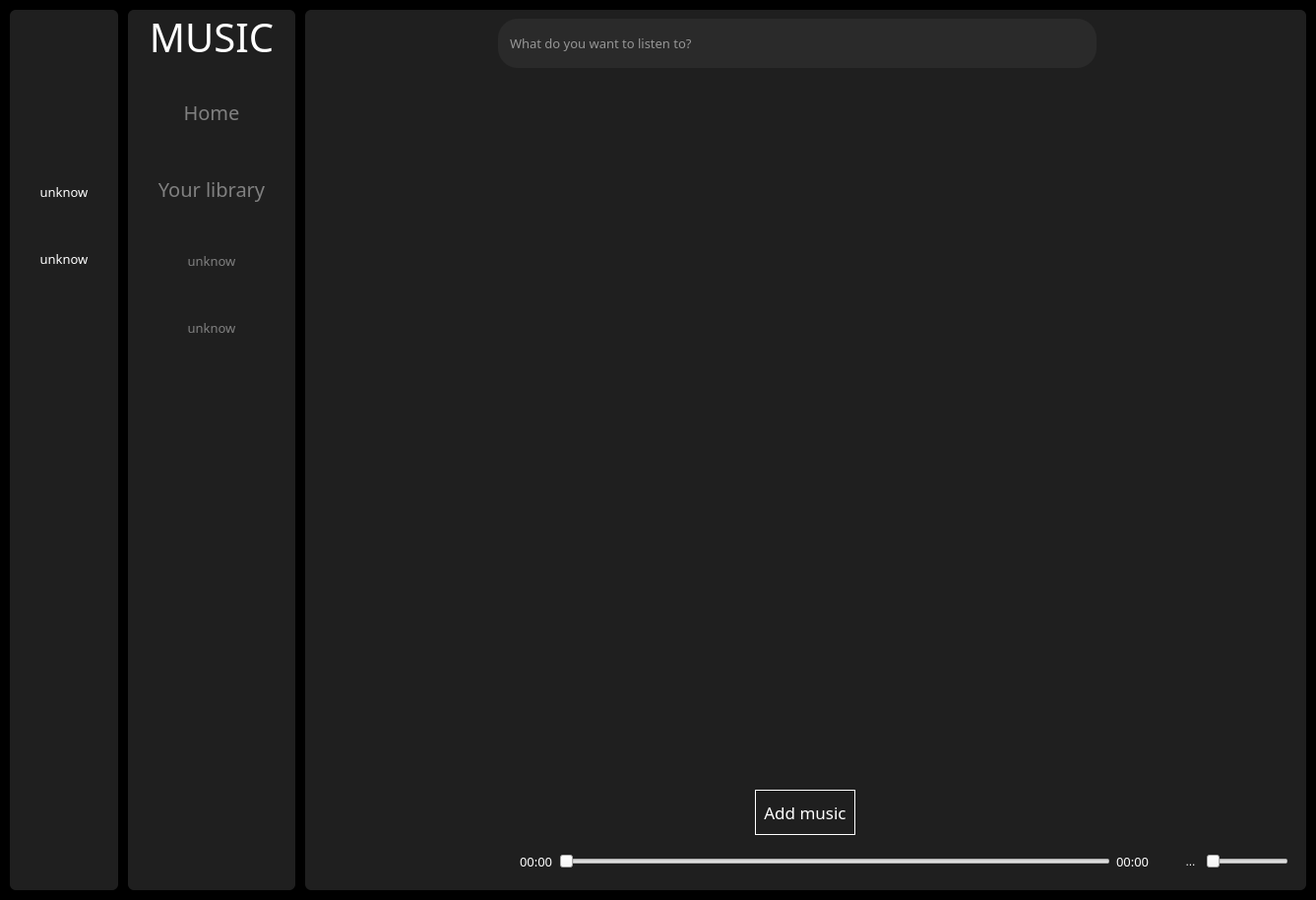
<?xml version="1.0" encoding="UTF-8"?>
<ui version="4.0">
 <class>MainWindow</class>
 <widget class="QMainWindow" name="MainWindow">
  <property name="geometry">
   <rect>
    <x>0</x>
    <y>0</y>
    <width>1337</width>
    <height>914</height>
   </rect>
  </property>
  <property name="font">
   <font>
    <family>Arial Rounded MT Bold</family>
    <pointsize>10</pointsize>
   </font>
  </property>
  <property name="windowTitle">
   <string>MainWindow</string>
  </property>
  <widget class="QWidget" name="centralwidget">
   <property name="styleSheet">
    <string notr="true">*{
border:none;
padding: 0px;
margin:0px;
color:#fff
}

#centralwidget{
background-color: black;
}

#icon_only_widget, #full_menu_widget, #main_widget, #listWidget{
background-color:#1f1f1f;
border-radius:6px
}

#icon_only_widget QPushButton {
border:none;
padding:10px 30px;
border-radius:10px
}

#icon_only_widget QPushButton:hover {
border-radius:0px;
background-color: rgba(236, 236, 236, 0.1);
}

#full_menu_widget QPushButton {
border:none;
padding:10px 30px;
border-radius:10px;
color: gray
}

#full_menu_widget QPushButton:hover {
border-radius:0px;
background-color: rgba(236, 236, 236, 0.1);
}

#full_menu_widget QPushButton:checked {
color:white;
}

#search_input{
border:none;
padding: 15px 10px;
border-radius: 20px;
background-color: #2A2A2A;
color:white;
}

#search_input:hover {
border: 1px solid gray
}

#search_input:focus {
border: 2px solid white
}

#signup_btn{
padding: 10px;
color: #A2A2A2;
}

#signup_btn:hover{
color:white
}

#add_music_btn {
border: 1px solid white;
border_radius: 6px;
padding:10px 8px
}

#add_music_btn:hover {
background-color:white;
color:black
}

#listWidget{
selection-background-color: rgb(255, 255, 82);
selection-color: rgb(66, 66, 66);
padding:10px;
font: 10pt &quot;Arial Rounded MT Bold&quot;;
}</string>
   </property>
   <layout class="QGridLayout" name="gridLayout">
    <property name="leftMargin">
     <number>10</number>
    </property>
    <property name="topMargin">
     <number>10</number>
    </property>
    <property name="rightMargin">
     <number>10</number>
    </property>
    <property name="bottomMargin">
     <number>10</number>
    </property>
    <property name="spacing">
     <number>10</number>
    </property>
    <item row="0" column="0">
     <widget class="QWidget" name="icon_only_widget" native="true">
      <layout class="QVBoxLayout" name="verticalLayout_3">
       <property name="spacing">
        <number>0</number>
       </property>
       <property name="leftMargin">
        <number>0</number>
       </property>
       <property name="topMargin">
        <number>0</number>
       </property>
       <property name="rightMargin">
        <number>0</number>
       </property>
       <property name="bottomMargin">
        <number>0</number>
       </property>
       <item>
        <layout class="QHBoxLayout" name="logo_layout">
         <property name="spacing">
          <number>0</number>
         </property>
         <property name="bottomMargin">
          <number>0</number>
         </property>
         <item alignment="Qt::AlignVCenter">
          <widget class="QLabel" name="label">
           <property name="minimumSize">
            <size>
             <width>0</width>
             <height>0</height>
            </size>
           </property>
           <property name="maximumSize">
            <size>
             <width>60</width>
             <height>60</height>
            </size>
           </property>
           <property name="font">
            <font>
             <family>Arial Rounded MT Bold</family>
             <pointsize>5</pointsize>
            </font>
           </property>
           <property name="text">
            <string/>
           </property>
           <property name="pixmap">
            <pixmap>resources3.qrc/icons8-music-50.png</pixmap>
           </property>
           <property name="scaledContents">
            <bool>true</bool>
           </property>
           <property name="alignment">
            <set>Qt::AlignCenter</set>
           </property>
           <property name="margin">
            <number>10</number>
           </property>
          </widget>
         </item>
        </layout>
       </item>
       <item>
        <layout class="QVBoxLayout" name="verticalLayout">
         <property name="spacing">
          <number>30</number>
         </property>
         <property name="leftMargin">
          <number>0</number>
         </property>
         <property name="topMargin">
          <number>20</number>
         </property>
         <property name="rightMargin">
          <number>0</number>
         </property>
         <property name="bottomMargin">
          <number>0</number>
         </property>
         <item>
          <widget class="QPushButton" name="home_btn">
           <property name="text">
            <string/>
           </property>
           <property name="icon">
            <iconset>
             <normaloff>resources3.qrc/House.svg</normaloff>resources3.qrc/House.svg</iconset>
           </property>
           <property name="iconSize">
            <size>
             <width>40</width>
             <height>40</height>
            </size>
           </property>
           <property name="checkable">
            <bool>true</bool>
           </property>
           <property name="autoExclusive">
            <bool>true</bool>
           </property>
          </widget>
         </item>
         <item>
          <widget class="QPushButton" name="library_btn">
           <property name="text">
            <string/>
           </property>
           <property name="icon">
            <iconset>
             <normaloff>resources3.qrc/Playlist.svg</normaloff>resources3.qrc/Playlist.svg</iconset>
           </property>
           <property name="iconSize">
            <size>
             <width>40</width>
             <height>40</height>
            </size>
           </property>
           <property name="checkable">
            <bool>true</bool>
           </property>
           <property name="autoExclusive">
            <bool>true</bool>
           </property>
          </widget>
         </item>
         <item>
          <widget class="QPushButton" name="pushButton_4">
           <property name="text">
            <string>unknow</string>
           </property>
           <property name="checkable">
            <bool>true</bool>
           </property>
           <property name="autoExclusive">
            <bool>true</bool>
           </property>
          </widget>
         </item>
         <item>
          <widget class="QPushButton" name="pushButton_5">
           <property name="text">
            <string>unknow</string>
           </property>
           <property name="checkable">
            <bool>true</bool>
           </property>
           <property name="autoExclusive">
            <bool>true</bool>
           </property>
          </widget>
         </item>
        </layout>
       </item>
       <item>
        <spacer name="verticalSpacer">
         <property name="orientation">
          <enum>Qt::Vertical</enum>
         </property>
         <property name="sizeHint" stdset="0">
          <size>
           <width>20</width>
           <height>522</height>
          </size>
         </property>
        </spacer>
       </item>
      </layout>
     </widget>
    </item>
    <item row="0" column="1">
     <widget class="QWidget" name="full_menu_widget" native="true">
      <layout class="QVBoxLayout" name="verticalLayout_4">
       <property name="spacing">
        <number>5</number>
       </property>
       <property name="leftMargin">
        <number>0</number>
       </property>
       <property name="topMargin">
        <number>0</number>
       </property>
       <property name="rightMargin">
        <number>0</number>
       </property>
       <property name="bottomMargin">
        <number>0</number>
       </property>
       <item>
        <widget class="QLabel" name="label_3">
         <property name="font">
          <font>
           <family>Arial Rounded MT Bold</family>
           <pointsize>30</pointsize>
          </font>
         </property>
         <property name="text">
          <string>MUSIC</string>
         </property>
         <property name="alignment">
          <set>Qt::AlignCenter</set>
         </property>
         <property name="margin">
          <number>0</number>
         </property>
        </widget>
       </item>
       <item>
        <layout class="QVBoxLayout" name="verticalLayout_2">
         <property name="spacing">
          <number>30</number>
         </property>
         <property name="leftMargin">
          <number>0</number>
         </property>
         <property name="topMargin">
          <number>20</number>
         </property>
         <property name="rightMargin">
          <number>0</number>
         </property>
         <property name="bottomMargin">
          <number>0</number>
         </property>
         <item>
          <widget class="QPushButton" name="home_btn_2">
           <property name="font">
            <font>
             <family>Arial Rounded MT Bold</family>
             <pointsize>15</pointsize>
            </font>
           </property>
           <property name="text">
            <string>Home</string>
           </property>
           <property name="icon">
            <iconset>
             <normaloff>resources3.qrc/House.svg</normaloff>resources3.qrc/House.svg</iconset>
           </property>
           <property name="iconSize">
            <size>
             <width>40</width>
             <height>40</height>
            </size>
           </property>
           <property name="checkable">
            <bool>true</bool>
           </property>
           <property name="autoExclusive">
            <bool>true</bool>
           </property>
          </widget>
         </item>
         <item>
          <widget class="QPushButton" name="library_btn_2">
           <property name="font">
            <font>
             <family>Arial Rounded MT Bold</family>
             <pointsize>15</pointsize>
            </font>
           </property>
           <property name="text">
            <string>Your library</string>
           </property>
           <property name="icon">
            <iconset>
             <normaloff>resources3.qrc/Playlist.svg</normaloff>resources3.qrc/Playlist.svg</iconset>
           </property>
           <property name="iconSize">
            <size>
             <width>40</width>
             <height>40</height>
            </size>
           </property>
           <property name="checkable">
            <bool>true</bool>
           </property>
           <property name="autoExclusive">
            <bool>true</bool>
           </property>
          </widget>
         </item>
         <item>
          <widget class="QPushButton" name="pushButton_10">
           <property name="text">
            <string>unknow</string>
           </property>
           <property name="checkable">
            <bool>true</bool>
           </property>
           <property name="autoExclusive">
            <bool>true</bool>
           </property>
          </widget>
         </item>
         <item>
          <widget class="QPushButton" name="pushButton_11">
           <property name="text">
            <string>unknow</string>
           </property>
           <property name="checkable">
            <bool>true</bool>
           </property>
           <property name="autoExclusive">
            <bool>true</bool>
           </property>
          </widget>
         </item>
        </layout>
       </item>
       <item>
        <spacer name="verticalSpacer_2">
         <property name="orientation">
          <enum>Qt::Vertical</enum>
         </property>
         <property name="sizeHint" stdset="0">
          <size>
           <width>20</width>
           <height>511</height>
          </size>
         </property>
        </spacer>
       </item>
      </layout>
     </widget>
    </item>
    <item row="0" column="2">
     <widget class="QWidget" name="main_widget" native="true">
      <layout class="QVBoxLayout" name="verticalLayout_5">
       <property name="spacing">
        <number>0</number>
       </property>
       <property name="leftMargin">
        <number>0</number>
       </property>
       <property name="topMargin">
        <number>0</number>
       </property>
       <property name="rightMargin">
        <number>0</number>
       </property>
       <property name="bottomMargin">
        <number>0</number>
       </property>
       <item>
        <widget class="QWidget" name="header_page" native="true">
         <property name="minimumSize">
          <size>
           <width>0</width>
           <height>40</height>
          </size>
         </property>
         <layout class="QHBoxLayout" name="horizontalLayout_3">
          <item>
           <widget class="QPushButton" name="menu_btn">
            <property name="text">
             <string/>
            </property>
            <property name="icon">
             <iconset>
              <normaloff>resources3.qrc/icons8-menu-50.png</normaloff>resources3.qrc/icons8-menu-50.png</iconset>
            </property>
            <property name="iconSize">
             <size>
              <width>40</width>
              <height>40</height>
             </size>
            </property>
            <property name="checkable">
             <bool>true</bool>
            </property>
           </widget>
          </item>
          <item>
           <spacer name="horizontalSpacer">
            <property name="orientation">
             <enum>Qt::Horizontal</enum>
            </property>
            <property name="sizeType">
             <enum>QSizePolicy::Fixed</enum>
            </property>
            <property name="sizeHint" stdset="0">
             <size>
              <width>150</width>
              <height>20</height>
             </size>
            </property>
           </spacer>
          </item>
          <item>
           <layout class="QHBoxLayout" name="horizontalLayout">
            <property name="rightMargin">
             <number>30</number>
            </property>
            <item>
             <widget class="QLineEdit" name="search_input">
              <property name="minimumSize">
               <size>
                <width>0</width>
                <height>0</height>
               </size>
              </property>
              <property name="font">
               <font>
                <family>Arial Rounded MT Bold</family>
                <pointsize>10</pointsize>
               </font>
              </property>
              <property name="placeholderText">
               <string>What do you want to listen to?</string>
              </property>
             </widget>
            </item>
            <item>
             <widget class="QPushButton" name="search_btn">
              <property name="text">
               <string/>
              </property>
              <property name="icon">
               <iconset>
                <normaloff>resources3.qrc/icons8-search-50.png</normaloff>resources3.qrc/icons8-search-50.png</iconset>
              </property>
              <property name="iconSize">
               <size>
                <width>40</width>
                <height>40</height>
               </size>
              </property>
             </widget>
            </item>
           </layout>
          </item>
          <item>
           <spacer name="horizontalSpacer_2">
            <property name="orientation">
             <enum>Qt::Horizontal</enum>
            </property>
            <property name="sizeType">
             <enum>QSizePolicy::Fixed</enum>
            </property>
            <property name="sizeHint" stdset="0">
             <size>
              <width>100</width>
              <height>20</height>
             </size>
            </property>
           </spacer>
          </item>
          <item>
           <layout class="QHBoxLayout" name="horizontalLayout_2">
            <item>
             <widget class="QPushButton" name="account_btn">
              <property name="font">
               <font>
                <family>Arial Rounded MT Bold</family>
                <pointsize>10</pointsize>
               </font>
              </property>
              <property name="text">
               <string/>
              </property>
              <property name="icon">
               <iconset>
                <normaloff>resources3.qrc/icons8-male-user-50.png</normaloff>resources3.qrc/icons8-male-user-50.png</iconset>
              </property>
              <property name="iconSize">
               <size>
                <width>40</width>
                <height>40</height>
               </size>
              </property>
             </widget>
            </item>
           </layout>
          </item>
         </layout>
        </widget>
       </item>
       <item>
        <widget class="QStackedWidget" name="stacked_widget">
         <property name="currentIndex">
          <number>0</number>
         </property>
         <widget class="QWidget" name="home_widget">
          <layout class="QVBoxLayout" name="verticalLayout_6">
           <item>
            <widget class="QWidget" name="music_list" native="true">
             <layout class="QVBoxLayout" name="verticalLayout_7">
              <property name="spacing">
               <number>0</number>
              </property>
              <property name="leftMargin">
               <number>0</number>
              </property>
              <property name="topMargin">
               <number>0</number>
              </property>
              <property name="rightMargin">
               <number>0</number>
              </property>
              <property name="bottomMargin">
               <number>0</number>
              </property>
              <item>
               <widget class="QListWidget" name="listWidget"/>
              </item>
              <item alignment="Qt::AlignHCenter">
               <widget class="QPushButton" name="add_music_btn">
                <property name="font">
                 <font>
                  <family>Arial Rounded MT Bold</family>
                  <pointsize>13</pointsize>
                 </font>
                </property>
                <property name="text">
                 <string>Add music</string>
                </property>
               </widget>
              </item>
             </layout>
            </widget>
           </item>
           <item>
            <widget class="QWidget" name="music_btn" native="true">
             <layout class="QHBoxLayout" name="horizontalLayout_7">
              <item>
               <layout class="QHBoxLayout" name="horizontalLayout_6">
                <item>
                 <widget class="QPushButton" name="play_btn">
                  <property name="text">
                   <string/>
                  </property>
                  <property name="icon">
                   <iconset>
                    <normaloff>resources3.qrc/play.png</normaloff>resources3.qrc/play.png</iconset>
                  </property>
                  <property name="iconSize">
                   <size>
                    <width>40</width>
                    <height>40</height>
                   </size>
                  </property>
                 </widget>
                </item>
                <item>
                 <widget class="QPushButton" name="pause_btn">
                  <property name="text">
                   <string/>
                  </property>
                  <property name="icon">
                   <iconset>
                    <normaloff>resources3.qrc/pause.png</normaloff>resources3.qrc/pause.png</iconset>
                  </property>
                  <property name="iconSize">
                   <size>
                    <width>40</width>
                    <height>40</height>
                   </size>
                  </property>
                 </widget>
                </item>
                <item>
                 <widget class="QPushButton" name="stop_btn">
                  <property name="text">
                   <string/>
                  </property>
                  <property name="icon">
                   <iconset>
                    <normaloff>resources3.qrc/stop.png</normaloff>resources3.qrc/stop.png</iconset>
                  </property>
                  <property name="iconSize">
                   <size>
                    <width>40</width>
                    <height>40</height>
                   </size>
                  </property>
                 </widget>
                </item>
                <item>
                 <widget class="QPushButton" name="previous_btn">
                  <property name="text">
                   <string/>
                  </property>
                  <property name="icon">
                   <iconset>
                    <normaloff>resources3.qrc/back.png</normaloff>resources3.qrc/back.png</iconset>
                  </property>
                  <property name="iconSize">
                   <size>
                    <width>40</width>
                    <height>40</height>
                   </size>
                  </property>
                 </widget>
                </item>
                <item>
                 <widget class="QPushButton" name="next_btn">
                  <property name="text">
                   <string/>
                  </property>
                  <property name="icon">
                   <iconset>
                    <normaloff>resources3.qrc/next.png</normaloff>resources3.qrc/next.png</iconset>
                  </property>
                  <property name="iconSize">
                   <size>
                    <width>40</width>
                    <height>40</height>
                   </size>
                  </property>
                 </widget>
                </item>
               </layout>
              </item>
              <item>
               <layout class="QHBoxLayout" name="horizontalLayout_5">
                <property name="leftMargin">
                 <number>10</number>
                </property>
                <property name="rightMargin">
                 <number>10</number>
                </property>
                <item>
                 <widget class="QLabel" name="start_time_label">
                  <property name="font">
                   <font>
                    <family>Arial Rounded MT Bold</family>
                    <pointsize>10</pointsize>
                   </font>
                  </property>
                  <property name="text">
                   <string>00:00</string>
                  </property>
                 </widget>
                </item>
                <item>
                 <widget class="QSlider" name="music_slider">
                  <property name="orientation">
                   <enum>Qt::Horizontal</enum>
                  </property>
                 </widget>
                </item>
                <item>
                 <widget class="QLabel" name="end_time_label">
                  <property name="font">
                   <font>
                    <family>Arial Rounded MT Bold</family>
                    <pointsize>10</pointsize>
                   </font>
                  </property>
                  <property name="text">
                   <string>00:00</string>
                  </property>
                 </widget>
                </item>
               </layout>
              </item>
              <item>
               <layout class="QHBoxLayout" name="horizontalLayout_4">
                <property name="leftMargin">
                 <number>0</number>
                </property>
                <item alignment="Qt::AlignRight">
                 <widget class="QLabel" name="label_4">
                  <property name="font">
                   <font>
                    <family>Arial Rounded MT Bold</family>
                    <pointsize>13</pointsize>
                   </font>
                  </property>
                  <property name="text">
                   <string/>
                  </property>
                 </widget>
                </item>
                <item>
                 <widget class="QToolButton" name="toolButton">
                  <property name="text">
                   <string>...</string>
                  </property>
                  <property name="icon">
                   <iconset>
                    <normaloff>resources3.qrc/volume_white.png</normaloff>resources3.qrc/volume_white.png</iconset>
                  </property>
                  <property name="iconSize">
                   <size>
                    <width>30</width>
                    <height>30</height>
                   </size>
                  </property>
                 </widget>
                </item>
                <item alignment="Qt::AlignRight">
                 <widget class="QSlider" name="volume_slider">
                  <property name="minimumSize">
                   <size>
                    <width>0</width>
                    <height>0</height>
                   </size>
                  </property>
                  <property name="orientation">
                   <enum>Qt::Horizontal</enum>
                  </property>
                 </widget>
                </item>
               </layout>
              </item>
             </layout>
            </widget>
           </item>
          </layout>
         </widget>
         <widget class="QWidget" name="library_widget">
          <layout class="QVBoxLayout" name="verticalLayout_8">
           <item>
            <widget class="QLabel" name="label_2">
             <property name="font">
              <font>
               <family>Arial Rounded MT Bold</family>
               <pointsize>20</pointsize>
              </font>
             </property>
             <property name="text">
              <string>Library page</string>
             </property>
             <property name="alignment">
              <set>Qt::AlignCenter</set>
             </property>
            </widget>
           </item>
          </layout>
         </widget>
        </widget>
       </item>
      </layout>
     </widget>
    </item>
   </layout>
  </widget>
 </widget>
 <resources/>
 <connections>
  <connection>
   <sender>menu_btn</sender>
   <signal>toggled(bool)</signal>
   <receiver>icon_only_widget</receiver>
   <slot>setVisible(bool)</slot>
   <hints>
    <hint type="sourcelabel">
     <x>438</x>
     <y>47</y>
    </hint>
    <hint type="destinationlabel">
     <x>23</x>
     <y>800</y>
    </hint>
   </hints>
  </connection>
  <connection>
   <sender>menu_btn</sender>
   <signal>toggled(bool)</signal>
   <receiver>full_menu_widget</receiver>
   <slot>setHidden(bool)</slot>
   <hints>
    <hint type="sourcelabel">
     <x>438</x>
     <y>46</y>
    </hint>
    <hint type="destinationlabel">
     <x>339</x>
     <y>412</y>
    </hint>
   </hints>
  </connection>
  <connection>
   <sender>home_btn</sender>
   <signal>toggled(bool)</signal>
   <receiver>home_btn_2</receiver>
   <slot>setChecked(bool)</slot>
   <hints>
    <hint type="sourcelabel">
     <x>59</x>
     <y>151</y>
    </hint>
    <hint type="destinationlabel">
     <x>325</x>
     <y>152</y>
    </hint>
   </hints>
  </connection>
  <connection>
   <sender>home_btn_2</sender>
   <signal>toggled(bool)</signal>
   <receiver>home_btn</receiver>
   <slot>setChecked(bool)</slot>
   <hints>
    <hint type="sourcelabel">
     <x>244</x>
     <y>152</y>
    </hint>
    <hint type="destinationlabel">
     <x>71</x>
     <y>103</y>
    </hint>
   </hints>
  </connection>
  <connection>
   <sender>library_btn</sender>
   <signal>toggled(bool)</signal>
   <receiver>library_btn_2</receiver>
   <slot>setChecked(bool)</slot>
   <hints>
    <hint type="sourcelabel">
     <x>70</x>
     <y>238</y>
    </hint>
    <hint type="destinationlabel">
     <x>182</x>
     <y>234</y>
    </hint>
   </hints>
  </connection>
  <connection>
   <sender>library_btn_2</sender>
   <signal>toggled(bool)</signal>
   <receiver>library_btn</receiver>
   <slot>setChecked(bool)</slot>
   <hints>
    <hint type="sourcelabel">
     <x>247</x>
     <y>242</y>
    </hint>
    <hint type="destinationlabel">
     <x>87</x>
     <y>241</y>
    </hint>
   </hints>
  </connection>
 </connections>
</ui>
